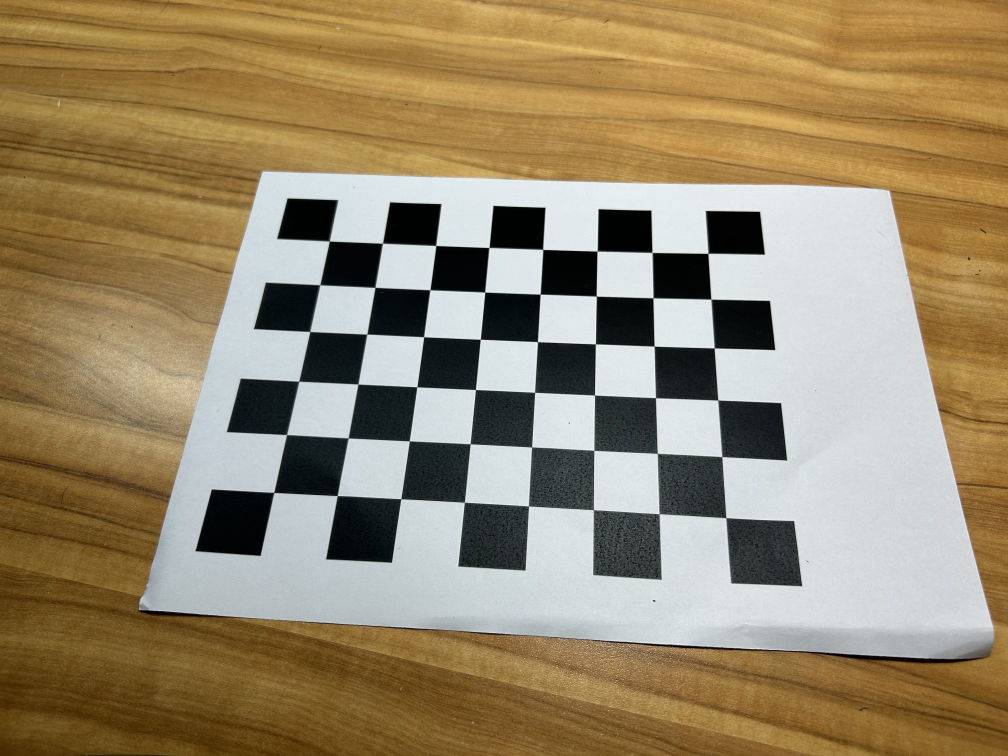
#> input picture AssignmentIII/PartA/original/IMG_0.jpg, 4032 x 3024 px (shown at 1/4 size); its folder holds only this picture in this run
$ python hw3_a.py
#> lines starting #> are read from the running program, lines starting #| are printed output that depends on the picture; after the words box and inside, x2 and y2 are one past the last pixel; in counts of white or black regions, pixels touching at a corner belong together; long printed decimals are rounded
import cv2
import numpy as np
import os
import glob

criteria = (cv2.TERM_CRITERIA_EPS + cv2.TERM_CRITERIA_MAX_ITER, 30, 0.001)

unit=2.4

objp = np.zeros((6*8, 3), np.float32)
objp[:,:2] = np.mgrid[0:6, 0:8].T.reshape(-1, 2)
objp = 2.4 * objp

objpoints = []
imgpoints = []

aspectratio = 0
resizeScale = 0.25
fixWidth = 1008
fixHeight = -1

images = glob.glob('./original/*.jpg')
for fname in images:
    img = cv2.imread(fname)
#> img is the input picture: shape (3024, 4032, 3); mean B, G, R 106.3, 135.8, 151.8
    h, w = img.shape[:2]

    # make sure all images have same aspect ratio
    if aspectratio == 0:
        aspectratio = h/w
        fixHeight = int(fixWidth * aspectratio)
    else:
        assert aspectratio == h/w

    img = cv2.resize(img, (fixWidth, fixHeight))
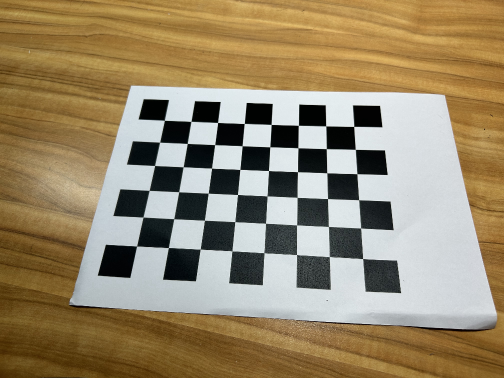
#> img: shape (756, 1008, 3) (shown at 1/2 size); mean B, G, R 106.3, 135.9, 151.9
    gray = cv2.cvtColor(img, cv2.COLOR_BGR2GRAY)
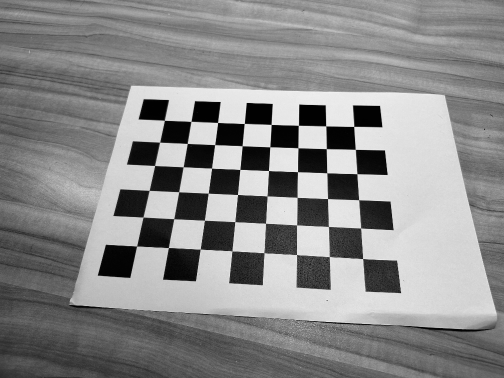
#> gray: shape (756, 1008) (shown at 1/2 size); min 0, max 251, mean 137.3
    ret, corners = cv2.findChessboardCorners(gray, (6, 8), cv2.CALIB_CB_ADAPTIVE_THRESH + cv2.CALIB_CB_FAST_CHECK + cv2.CALIB_CB_NORMALIZE_IMAGE)
#> ret = True; corners = 48 rows, first 8: [273.8, 492.5], [286.6, 434.5], [298.7, 381.3], [309.6, 331.4], [320.1, 284.7], [329.4, 241.3], [337.3, 495.6], [348.2, 437.8]

    if ret == True:
        objpoints.append(objp)
        corners2 = cv2.cornerSubPix(gray, corners, (11, 11), (-1, -1), criteria)
#> corners2 = 48 rows, first 8: [273.7, 492.6], [286.5, 434.6], [298.7, 381.2], [309.7, 331.5], [319.8, 284.7], [329.2, 241.2], [337.2, 495.7], [348.1, 438]

        imgpoints.append(corners2)

        img = cv2.drawChessboardCorners(img, (6, 8), corners2, ret)
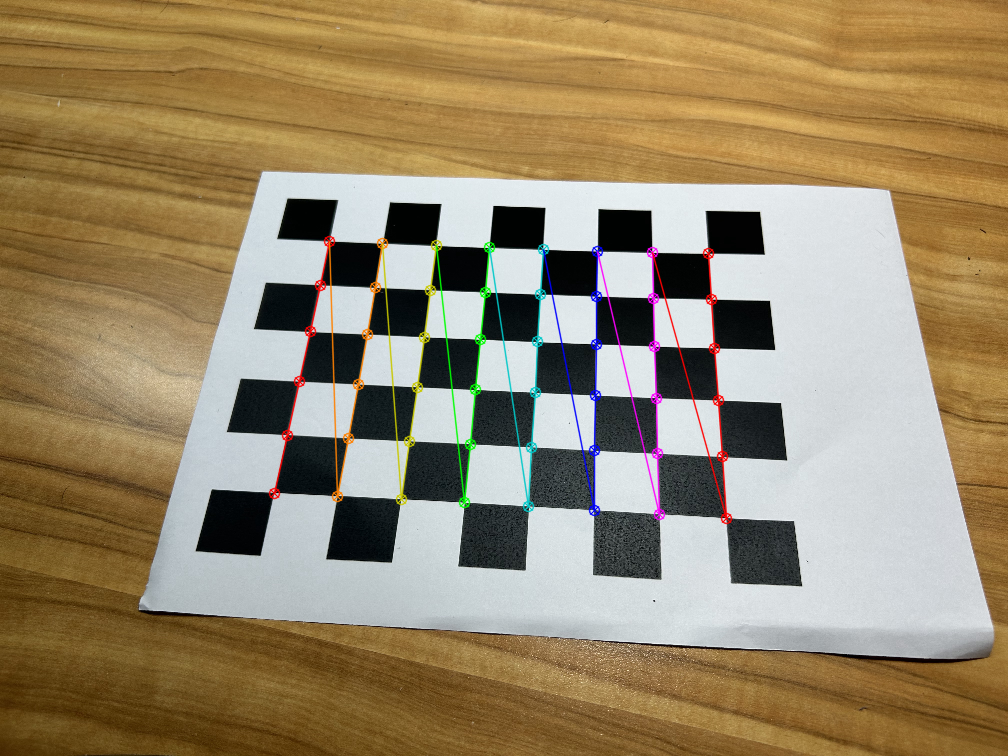
#> img: shape (756, 1008, 3); 2.05% of pixels changed, all inside (x1, y1, x2, y2) = (268, 235, 733, 525)
        cv2.imshow("checkerboard img", img)
        cv2.waitKey(0)

cv2.destroyAllWindows()
ret, mtx, dist, rvecs, tvecs = cv2.calibrateCamera(objpoints, imgpoints, gray.shape[::-1], None, None)
#> ret = 0.226; mtx = [[855, 0, 475], [0, 886.7, 378.7], [0, 0, 1]]; dist = [[0.275, -1.27, -0.0104, -0.0144, 2.62]]; rvecs = ([-0.498, -0.38, -1.46],); tvecs = ([-7.55, 4.16, 32.76],)

print("Camera matrix : ", mtx)
#| Camera matrix :  [[855.034   0.         474.967]
#|  [  0.         886.668 378.668]
#|  [  0.           0.           1.        ]]
print("dist : ", dist)
#| dist :  [[ 0.2745 -1.273 -0.01041 -0.01441  2.623 ]]
print("rvecs : ", rvecs)
#| rvecs :  (array([[-0.4975 ],
#|        [-0.3803],
#|        [-1.456]]),)
print("tvecs : ", tvecs)
#| tvecs :  (array([[-7.553],
#|        [ 4.156],
#|        [32.758]]),)

num = 0
images = glob.glob('./original/*.jpg') + glob.glob('./input/*.jpg')
for fname in images:
    num += 1
    img = cv2.imread(fname)
    h, w = img.shape[:2]
    img = cv2.resize(img, (int(w*resizeScale), int(h*resizeScale)))
    if h > w:
        img = cv2.rotate(img, cv2.ROTATE_90_COUNTERCLOCKWISE)
    h, w = img.shape[:2]
    newcameramtx, roi = cv2.getOptimalNewCameraMatrix(mtx, dist, (w,h), 1, (w,h))
#> newcameramtx = [[892, 0, 468.9], [0, 904.5, 373.7], [0, 0, 1]]; roi = (23, 34, 946, 688)
    dst = cv2.undistort(img, mtx, dist, None, newcameramtx)
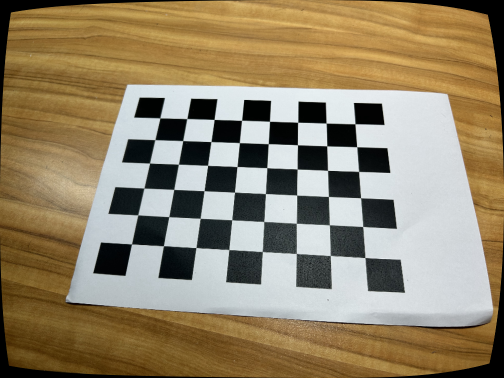
#> dst: shape (756, 1008, 3) (shown at 1/2 size); mean B, G, R 105.4, 132.5, 146.9

    x, y, w, h = roi
#> x = 23; y = 34; w = 946; h = 688
    dst = dst[y:y+h, x:x+w]
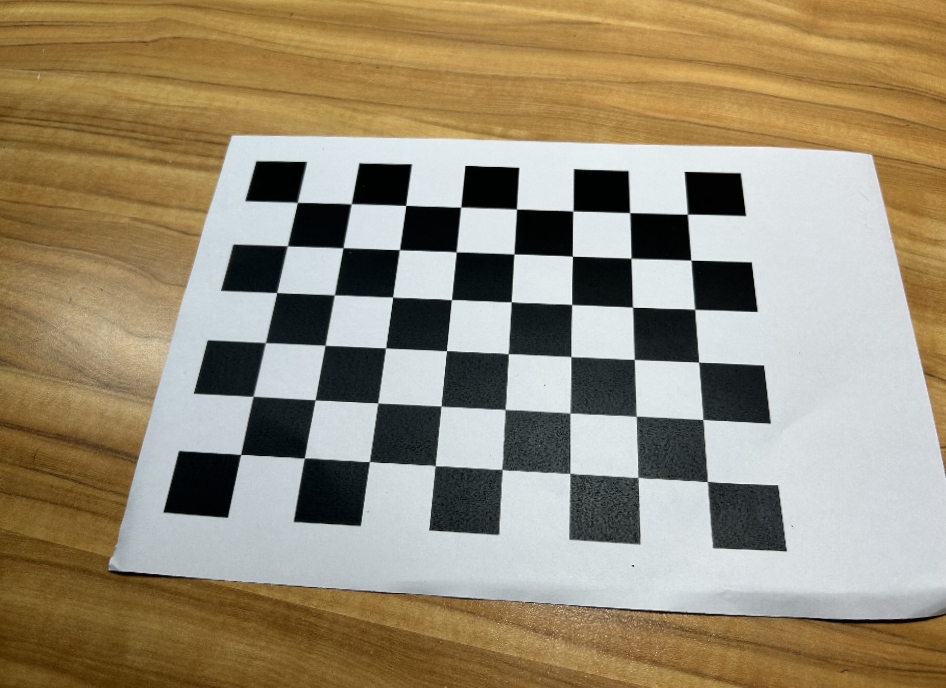
#> dst: shape (688, 946, 3); mean B, G, R 116, 140.4, 152.6

    cv2.imshow("undistorted img", dst)
    cv2.waitKey(0)
    cv2.imwrite('./output/calibresult_{}.jpg'.format(num), dst)

mean_error = 0
for i in range(len(objpoints)):
    imgpoints2, _ = cv2.projectPoints(objpoints[i], rvecs[i], tvecs[i], mtx, dist)
    error = cv2.norm(imgpoints[i], imgpoints2, cv2.NORM_L2)/len(imgpoints2)
    mean_error += error
#> this loop made 1 pass
#> (error, mean_error) on pass 1: (0.0327, 0.0327)
#> after the loop, mean_error = 0.0327
print( "total error: {}".format(mean_error/len(objpoints)) )
#| total error: 0.03267

$ run again, on AssignmentIII/PartA/original/IMG_12.jpg
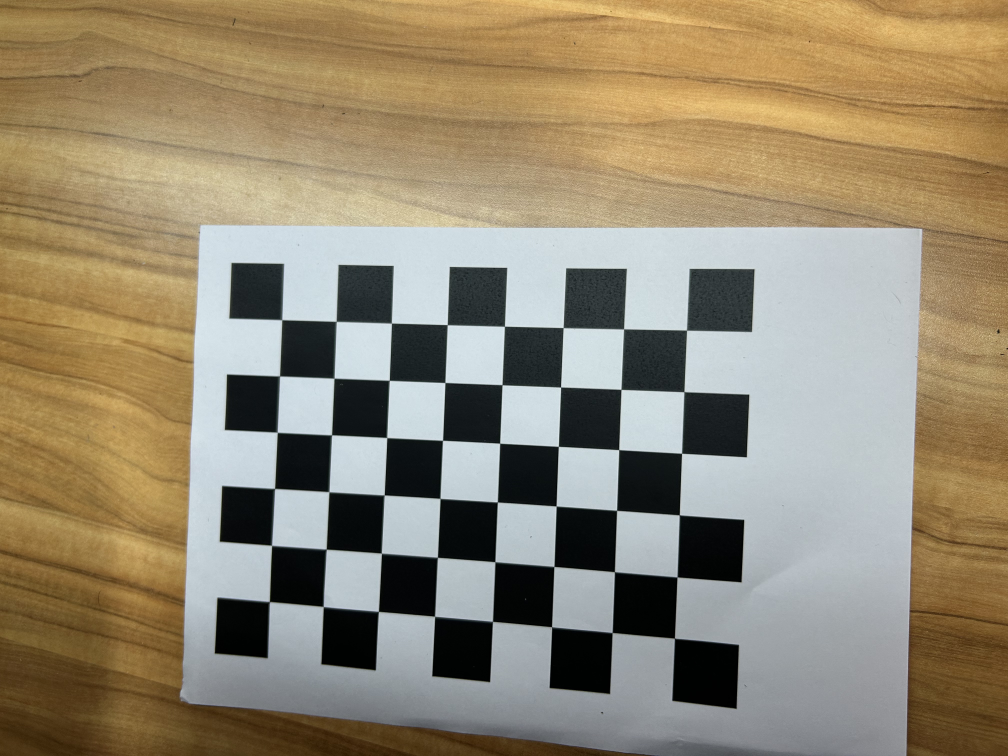
#> input picture AssignmentIII/PartA/original/IMG_12.jpg, 4032 x 3024 px (shown at 1/4 size)
#> img is the input picture: shape (3024, 4032, 3); mean B, G, R 113.7, 136.3, 147.8
#> `gray = cv2.cvtColor(img, cv2.COLOR_BGR2GRAY)`:
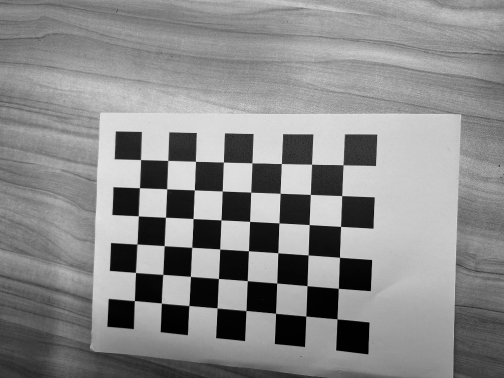
#> gray: shape (756, 1008) (shown at 1/2 size); min 0, max 240, mean 137.3
#> `ret, corners = cv2.findChessboardCorners(gray, (6, 8), cv2.CALIB_CB_AD..`: ret = True; corners = 48 rows, first 8: [269.4, 601.6], [271.5, 545.4], [274.5, 488.5], [277.5, 432.4], [279.5, 376], [281.6, 319.6], [323.3, 606.5], [326.2, 549]
#> corners2 = 48 rows, first 8: [269.3, 601.6], [271.4, 545.4], [274.5, 488.5], [277.3, 432.3], [279.4, 376], [281.6, 319.6], [323.2, 606.6], [326.1, 549.2]
#> `ret, mtx, dist, rvecs, tvecs = cv2.calibrateCamera(objpoints, imgpoint..`: ret = 0.157; mtx = [[1725.5, 0, 489.2], [0, 1623.6, 354.2], [0, 0, 1]]; dist = [[1.04, -9.97, -0.0206, -0.0138, -58.72]]; rvecs = ([-0.314, 0.293, -1.51],); tvecs = ([-8.73, 10.54, 70.12],)
#| Camera matrix :  [[1.72551877e+03 0.00000000e+00 4.89165350e+02]
#|  [0.00000000e+00 1.62359035e+03 3.54209934e+02]
#|  [0.00000000e+00 0.00000000e+00 1.00000000e+00]]
#| dist :  [[ 1.03960322e+00 -9.96532088e+00 -2.05969223e-02 -1.38177680e-02
#|   -5.87246142e+01]]
#| rvecs :  (array([[-0.3138],
#|        [ 0.2933],
#|        [-1.514]]),)
#| tvecs :  (array([[-8.734],
#|        [10.539],
#|        [70.115]]),)
#> newcameramtx = [[1156.2, 0, 477.6], [0, 1440.9, 371.9], [0, 0, 1]]; roi = (150, 68, 675, 659)
#> `x, y, w, h = roi`: x = 150; y = 68; w = 675; h = 659
#> `dst = dst[y:y+h, x:x+w]`:
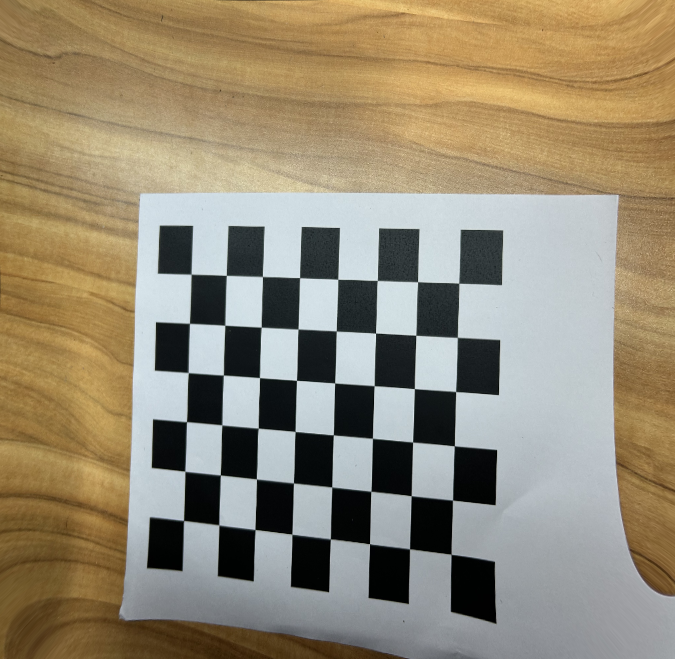
#> dst: shape (659, 675, 3); mean B, G, R 116.4, 138.3, 149.3
#> the loop `for i in range(len(objpoints)):` made 1 pass
#> (error, mean_error) on pass 1: (0.0226, 0.0226)
#> after the loop `for i in range(len(objpoints)):`: mean_error = 0.0226
#| total error: 0.02262

$ run again, on AssignmentIII/PartA/original/IMG_13.jpg
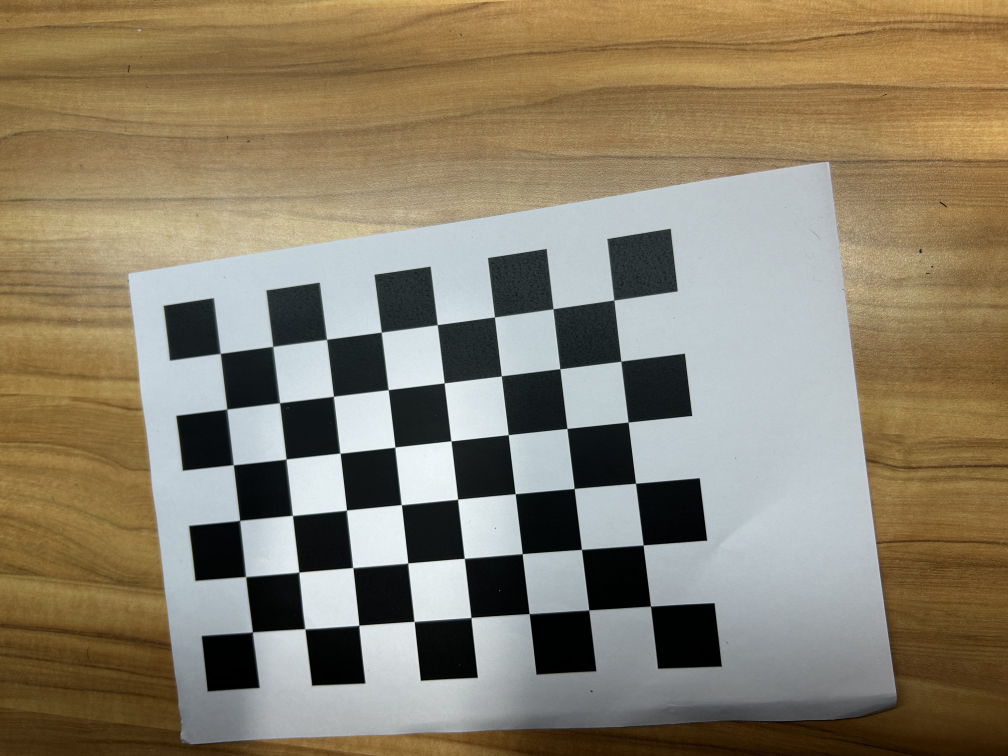
#> input picture AssignmentIII/PartA/original/IMG_13.jpg, 4032 x 3024 px (shown at 1/4 size)
#> img is the input picture: shape (3024, 4032, 3); mean B, G, R 107, 127.7, 138.3
#> `gray = cv2.cvtColor(img, cv2.COLOR_BGR2GRAY)`:
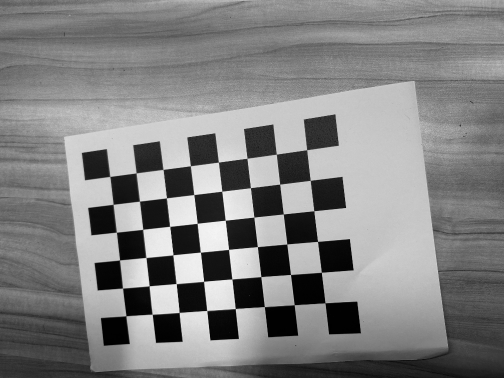
#> gray: shape (756, 1008) (shown at 1/2 size); min 0, max 252, mean 128.7
#> `ret, corners = cv2.findChessboardCorners(gray, (6, 8), cv2.CALIB_CB_AD..`: ret = True; corners = 48 rows, first 8: [613.6, 300.2], [620.6, 361.3], [628.2, 422.2], [635.5, 483.3], [643.2, 544.7], [650.4, 606], [552.9, 308.5], [559.7, 368.6]
#> corners2 = 48 rows, first 8: [613.8, 300.1], [620.8, 361.2], [628.2, 422.1], [635.5, 483.3], [643.2, 545], [650.5, 606.2], [553, 308.7], [559.8, 368.7]
#> `ret, mtx, dist, rvecs, tvecs = cv2.calibrateCamera(objpoints, imgpoint..`: ret = 0.156; mtx = [[790.1, 0, 482.3], [0, 790.2, 389.9], [0, 0, 1]]; dist = [[0.238, -1.23, -0.00108, -0.00831, 1.89]]; rvecs = ([0.161, 0.152, 1.45],); tvecs = ([5.15, -3.51, 31.07],)
#| Camera matrix :  [[790.061   0.         482.313]
#|  [  0.         790.197  389.895]
#|  [  0.           0.           1.        ]]
#| dist :  [[ 2.38218223e-01 -1.22869108e+00 -1.07511432e-03 -8.30929633e-03
#|    1.89492284e+00]]
#| rvecs :  (array([[0.1612 ],
#|        [0.1519],
#|        [1.447]]),)
#| tvecs :  (array([[ 5.154],
#|        [-3.508],
#|        [31.071]]),)
#> newcameramtx = [[805.2, 0, 477.6], [0, 796.6, 388.9], [0, 0, 1]]; roi = (25, 36, 937, 691)
#> `x, y, w, h = roi`: x = 25; y = 36; w = 937; h = 691
#> `dst = dst[y:y+h, x:x+w]`:
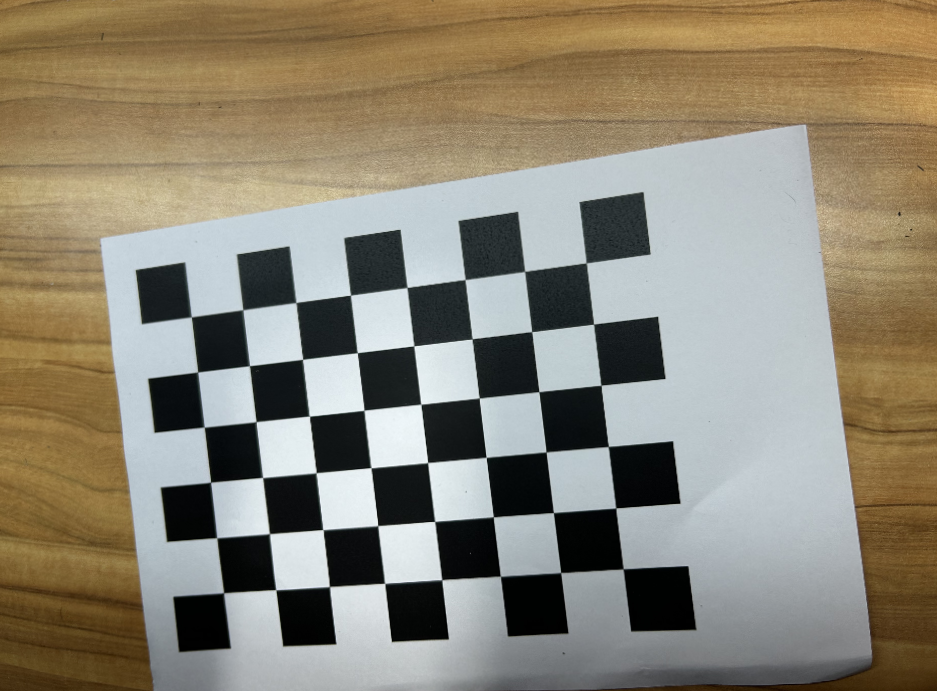
#> dst: shape (691, 937, 3); mean B, G, R 116.3, 132.8, 139.9
#> the loop `for i in range(len(objpoints)):` made 1 pass
#> (error, mean_error) on pass 1: (0.0226, 0.0226)
#> after the loop `for i in range(len(objpoints)):`: mean_error = 0.0226
#| total error: 0.02258
